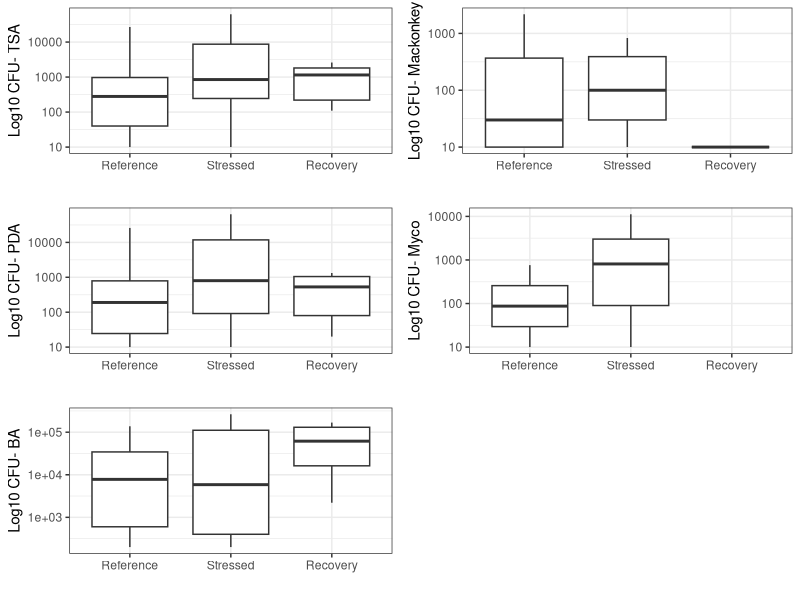

Recreate this plot in R.
## Microbial abundance
library(tidyverse)
library(ggplot2)
library(gridExtra)

# data
meta = read.csv("inputs/Cultivation_Abundance_CFU_Data.csv")

# drop the sample that is missing data
meta = meta %>%
  filter(TotalCFUTSA != 'x') %>%
  mutate_at("TotalCFUTSA", as.numeric) %>%
  mutate_at("TotalCFUBA", as.numeric)
  
  
# counts
table(meta$Treatment_name) # by treatment
table(meta$Treatment_name, meta$Sex)
sum(table(meta$Treatment_name)) # total n

# by week
weekly = meta %>%
  group_by(Treatment_name) %>%
  count(TreatmentWeek)

# plots by CFU
tsa<-ggplot(meta, aes(fct_relevel(Treatment_name, c("Reference",
                                                    "Stressed",
                                                    "Recovery")), TotalCFUTSA))+
  geom_boxplot()+
  scale_y_log10()+
  theme_bw()+
  ylab("Log10 CFU- TSA") +
  xlab("")
pairwise.t.test(meta$TotalCFUTSA, meta$Treatment_name, p.adjust.method = 'hochberg')

pda<-ggplot(meta, aes(fct_relevel(Treatment_name, c("Reference",
                                                    "Stressed",
                                                    "Recovery")), TotalCFUPDA))+
  geom_boxplot()+
  scale_y_log10()+
  theme_bw()+
  ylab("Log10 CFU- PDA")+
  xlab("")
pairwise.t.test(meta$TotalCFUPDA, meta$Treatment_name, p.adjust.method = 'hochberg')

mac<-ggplot(meta, aes(fct_relevel(Treatment_name, c("Reference",
                                                    "Stressed",
                                                    "Recovery")), TotalCFUMAC))+
  geom_boxplot()+
  scale_y_log10()+
  theme_bw()+
  ylab("Log10 CFU- Mackonkey")+
  xlab("")
pairwise.t.test(meta$TotalCFUMAC, meta$Treatment_name, p.adjust.method = 'hochberg')

myco<-ggplot(meta, aes(fct_relevel(Treatment_name, c("Reference",
                                                     "Stressed",
                                                     "Recovery")), TotalCFUMYCO))+
  geom_boxplot()+
  scale_y_log10()+
  theme_bw()+
  ylab("Log10 CFU- Myco")+
  xlab("")
pairwise.t.test(meta$TotalCFUMYCO, meta$Treatment_name, p.adjust.method = 'hochberg')

ba<-ggplot(meta, aes(fct_relevel(Treatment_name, c("Reference",
                                                   "Stressed",
                                                   "Recovery")), meta$TotalCFUBA))+
  geom_boxplot()+
  scale_y_log10()+
  theme_bw()+
  ylab("Log10 CFU- BA")+
  xlab("")

grid.arrange(tsa, mac, pda, myco, ba)

#Test significance
pairwise.t.test(meta$TotalCFUBA, meta$Treatment_name, p.adjust.method = 'hochberg')
